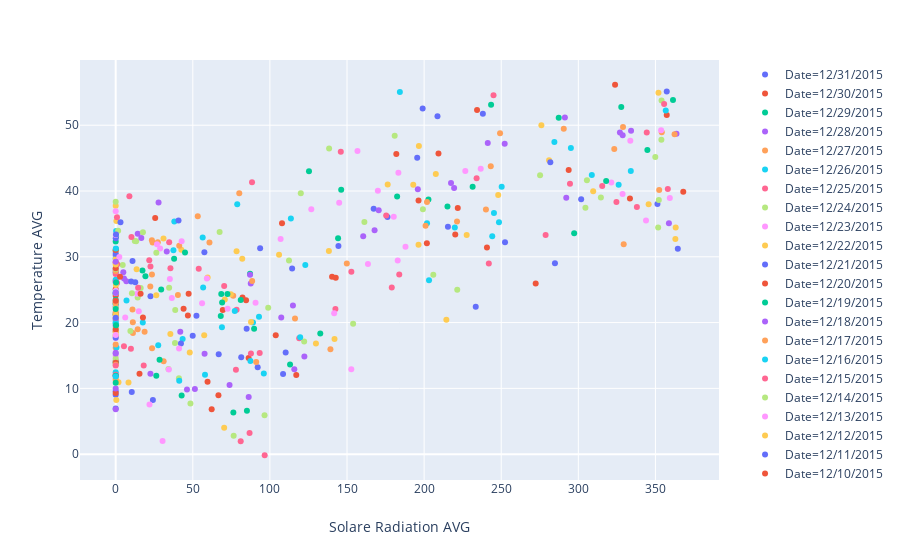

The notebook cell saved with this chart:
### Code cell
import plotly.express as px
fig=px.scatter(weather,x="Solare Radiation AVG",y="Temperature AVG",color="Date")
fig.show()
